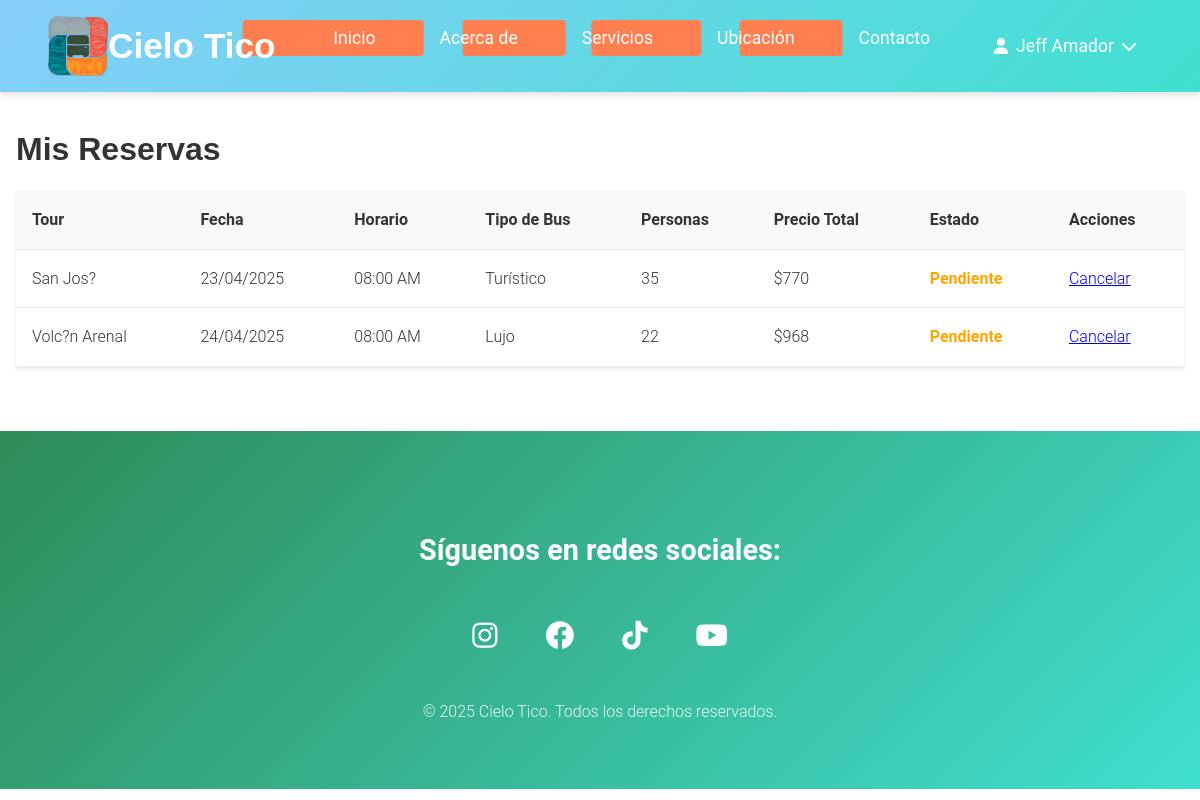
Page /html/mis_reservas.php (signed in) on the earlier database version.
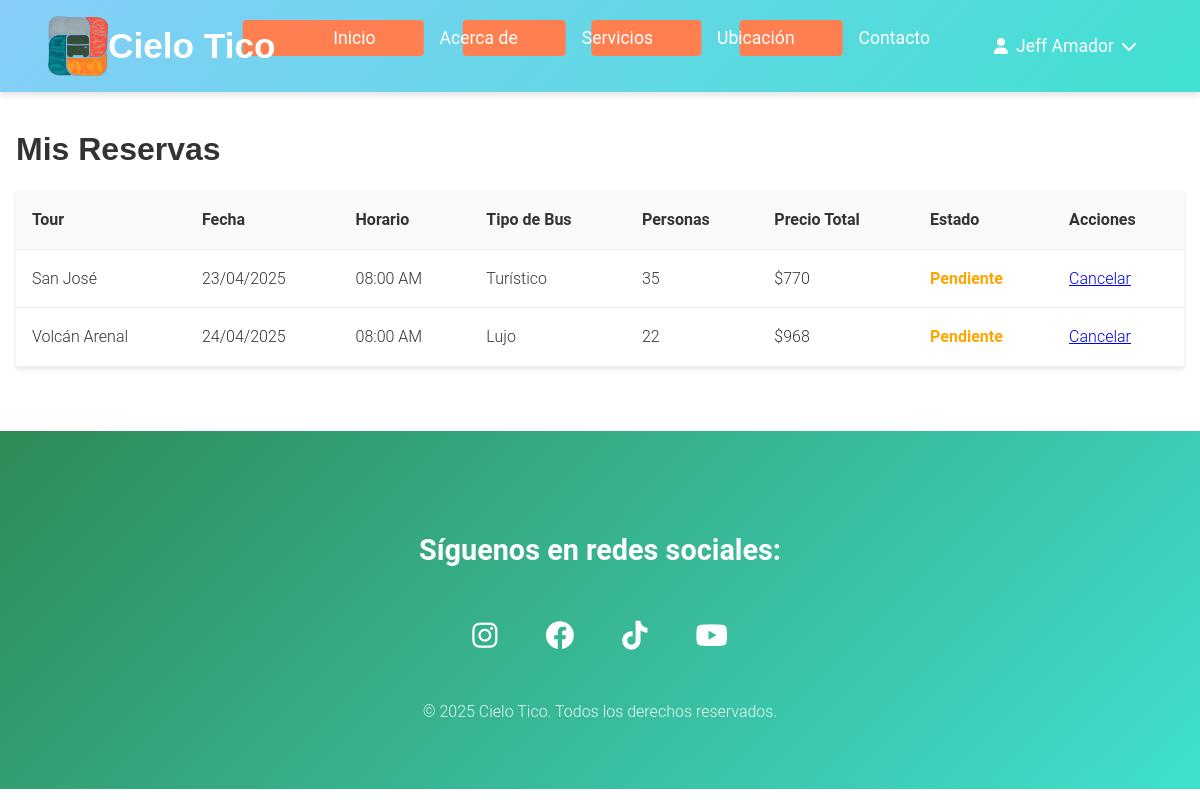
Same page on the later database version.
### tables this page shows
CREATE TABLE `reservaciones` (
  `id` int(11) NOT NULL AUTO_INCREMENT,
  `usuario_id` int(11) DEFAULT NULL,
  `tour_id` int(11) DEFAULT NULL,
  `fecha_reserva` date NOT NULL,
  `horario` time DEFAULT NULL,
  `numero_personas` int(11) NOT NULL,
  `estado` enum('pendiente','confirmada','cancelada') DEFAULT 'pendiente',
  `tipo_bus_id` int(11) DEFAULT NULL,
  `precio_total` decimal(10,2) NOT NULL,
  `fecha_creacion` timestamp NOT NULL DEFAULT current_timestamp(),
  PRIMARY KEY (`id`),
  KEY `usuario_id` (`usuario_id`),
  KEY `tour_id` (`tour_id`),
  KEY `tipo_bus_id` (`tipo_bus_id`),
  CONSTRAINT `reservaciones_ibfk_1` FOREIGN KEY (`usuario_id`) REFERENCES `usuarios` (`id`),
  CONSTRAINT `reservaciones_ibfk_2` FOREIGN KEY (`tour_id`) REFERENCES `tours` (`id`),
  CONSTRAINT `reservaciones_ibfk_3` FOREIGN KEY (`tipo_bus_id`) REFERENCES `tipos_bus` (`id`)
);

CREATE TABLE `tours` (
  `id` int(11) NOT NULL AUTO_INCREMENT,
  `nombre` varchar(255) DEFAULT NULL,
  `descripcion` text DEFAULT NULL,
  `precio` decimal(10,2) NOT NULL,
  `precio_turistico` decimal(10,2) NOT NULL,
  `precio_ejecutivo` decimal(10,2) NOT NULL,
  `precio_lujo` decimal(10,2) NOT NULL,
  `duracion` varchar(50) DEFAULT NULL,
  `max_personas` int(11) DEFAULT NULL,
  `imagen_url` varchar(255) DEFAULT NULL,
  `imagen` varchar(255) DEFAULT NULL,
  `categoria` varchar(50) DEFAULT NULL,
  `incluye` text DEFAULT NULL,
  `no_incluye` text DEFAULT NULL,
  `estado` enum('activo','inactivo') DEFAULT 'activo',
  `activo` tinyint(1) DEFAULT 1,
  `fecha_creacion` timestamp NOT NULL DEFAULT current_timestamp(),
  PRIMARY KEY (`id`)
);

CREATE TABLE `tipos_bus` (
  `id` int(11) NOT NULL AUTO_INCREMENT,
  `nombre` varchar(50) NOT NULL,
  `descripcion` text DEFAULT NULL,
  `capacidad_pasajeros` int(11) NOT NULL,
  `caracteristicas` text DEFAULT NULL,
  `created_at` timestamp NOT NULL DEFAULT current_timestamp(),
  PRIMARY KEY (`id`)
);

### html/mis_reservas.php (the view, shortened to what this page needs)
<?php
require_once '../config/database.php';
try {
    $stmt = $conn->prepare("
        SELECT
            r.*,
            t.nombre as nombre_tour,
            tb.nombre as nombre_bus,
            tb.capacidad_pasajeros
        FROM reservaciones r
        JOIN tours t ON r.tour_id = t.id
        JOIN tipos_bus tb ON r.tipo_bus_id = tb.id
        WHERE r.usuario_id = ?
        ORDER BY r.fecha_creacion DESC
    ");
    $stmt->execute([$_SESSION['user_id']]);
    $reservas = $stmt->fetchAll(PDO::FETCH_ASSOC);
} catch (PDOException $e) {
    error_log("Error al obtener reservas: " . $e->getMessage());
    error_log("Stack trace: " . $e->getTraceAsString());
    $_SESSION['error'] = 'Error al cargar las reservas.';
    $reservas = [];
}
?>
<!DOCTYPE html>
<html lang="es">
<head>
    <link rel="stylesheet" href="../css/estilos.css">
</head>
<body>
    <?php include '../templates/header.php'; ?>
    <div class="reservas-container">
        <h1>Mis Reservas</h1>
        <?php if (empty($reservas)): ?>
            <div class="no-reservas">
                <h2>No tienes reservas activas</h2>
                <p>¡Explora nuestros tours y haz tu primera reserva!</p>
                <a href="tours.php" class="btn-primary">Ver Tours Disponibles</a>
            </div>
        <?php else: ?>
            <table class="reservas-table">
                <thead>
                    <tr>
                        <th>Tour</th>
                        <th>Fecha</th>
                        <th>Horario</th>
                        <th>Tipo de Bus</th>
                        <th>Personas</th>
                        <th>Precio Total</th>
                        <th>Estado</th>
                        <th>Acciones</th>
                    </tr>
                </thead>
                <tbody>
                    <?php foreach ($reservas as $reserva): ?>
                        <tr>
                            <td><?php echo htmlspecialchars($reserva['nombre_tour']); ?></td>
                            <td><?php echo date('d/m/Y', strtotime($reserva['fecha_reserva'])); ?></td>
                            <td><?php echo date('h:i A', strtotime($reserva['horario'])); ?></td>
                            <td><?php echo htmlspecialchars($reserva['nombre_bus']); ?></td>
                            <td><?php echo $reserva['numero_personas']; ?></td>
                            <td>$<?php echo number_format($reserva['precio_total'], 0); ?></td>
                            <td>
                                <span class="estado-<?php echo strtolower($reserva['estado']); ?>">
                                    <?php echo ucfirst($reserva['estado']); ?>
                                </span>
                            </td>
                            <td>
                                <?php if ($reserva['estado'] === 'pendiente'): ?>
                                    <a href="cancelar_reserva.php?id=<?php echo $reserva['id']; ?>"
                                       class="btn-danger"
                                       onclick="return confirm('¿Estás seguro de que deseas cancelar esta reserva?')">
                                        Cancelar
                                    </a>
                                <?php endif; ?>
                            </td>
                        </tr>
                    <?php endforeach; ?>
                </tbody>
            </table>
        <?php endif; ?>
    </div>
    <?php include '../templates/footer.php'; ?>
</body>
</html>

### templates/header.php (shortened to what this page needs)
<!DOCTYPE html>
<html lang="es">
<head>
    <link rel="stylesheet" href="/cielotico/css/estilos.css">
    <link rel="stylesheet" href="https://cdnjs.cloudflare.com/ajax/libs/font-awesome/6.0.0/css/all.min.css">
</head>
<body>
    <header>
        <div class="header-content">
            <div class="logo-container">
                <a href="/cielotico/html/index.php">
                    <img src="/cielotico/img/logo.png" alt="Cielo Tico Logo" class="logo">
                    <h1>Cielo Tico</h1>
                </a>
            </div>
            <nav>
                <ul class="nav-menu">
                    <li><a href="/cielotico/html/index.php">Inicio</a></li>
                    <li><a href="/cielotico/html/acerca.php">Acerca de</a></li>
                    <li><a href="/cielotico/html/servicios.php">Servicios</a></li>
                    <li><a href="/cielotico/html/ubicacion.php">Ubicación</a></li>
                    <li><a href="/cielotico/html/contacto.php">Contacto</a></li>
                    <?php if (isset($_SESSION['user_id'])): ?>
                        <li class="user-menu">
                            <a href="#" class="user-toggle">
                                <i class="fas fa-user"></i>
                                <?php echo htmlspecialchars($_SESSION['nombre']); ?>
                                <i class="fas fa-chevron-down"></i>
                            </a>
                        </li>
                    <?php else: ?>
                        <li><a href="/cielotico/html/login.php" class="btn-login">Iniciar Sesión</a></li>
                        <li><a href="/cielotico/html/registro.php" class="btn-register">Registro</a></li>
                    <?php endif; ?>
                </ul>
            </nav>
        </div>
    </header>
    <main>

### templates/footer.php (shortened to what this page needs)
    </main>
    <footer>
        <div class="footer-content">
            <div class="redes-sociales">
                <h3>Síguenos en redes sociales:</h3>
                <ul>
                    <li><a href="https://instagram.com/cieloticotours" aria-label="Síguenos en Instagram"><i class="fab fa-instagram"></i></a></li>
                    <li><a href="https://facebook.com/cieloticocr" aria-label="Síguenos en Facebook"><i class="fab fa-facebook"></i></a></li>
                    <li><a href="https://tiktok.com/@vivecielotico" aria-label="Síguenos en TikTok"><i class="fab fa-tiktok"></i></a></li>
                    <li><a href="https://youtube.com/CieloTicoAventuras" aria-label="Síguenos en YouTube"><i class="fab fa-youtube"></i></a></li>
                </ul>
                <p>&copy; <?php echo date('Y'); ?> Cielo Tico. Todos los derechos reservados.</p>
            </div>
        </div>
    </footer>
</body>
</html>

### css/estilos.css (style rules this page uses)
:root { --color-cielo: #87CEFA; --color-turquesa: #40E0D0; --color-verde: #2E8B57; --color-arena: #F4E2D8; --color-coral: #FF7F50; --color-text: #333; --color-light: #fff; --color-primary: var(--color-turquesa); --color-primary-dark: #36c0b0; --color-secondary: var(--color-cielo); --color-white: var(--color-light); --font-heading: 'Montserrat', sans-serif; --font-body: 'Roboto', sans-serif; --shadow-sm: 0 2px 4px rgba(0,0,0,0.05); --shadow-md: 0 4px 6px rgba(0,0,0,0.1); --shadow-lg: 0 10px 15px rgba(0,0,0,0.1); --gradient-primary: linear-gradient(135deg, var(--color-cielo), var(--color-turquesa)); --gradient-secondary: linear-gradient(135deg, var(--color-verde), var(--color-turquesa)); --primary-color: #FF7F50; --secondary-color: #FF6B3D; --background-color: #f5f5f5; --color-success: #28a745; --color-error: #dc3545; --color-warning: #ffc107; --color-info: #17a2b8; --slider-height: 600px; }
* { margin: 0; padding: 0; box-sizing: border-box; font-family: var(--font-body); }
body { line-height: 1.6; color: var(--color-text); background-color: var(--color-light); font-weight: 300; }
h1, h2 { font-family: var(--font-heading); font-weight: 700; }
h3, h4, h5, h6 { font-family: var(--font-body); font-weight: 600; }
.nav-menu a { font-weight: 400; }
header { background: var(--gradient-primary); padding: 1rem 2rem; position: sticky; top: 0; z-index: 1000; box-shadow: var(--shadow-md); }
.header-content { max-width: 1400px; margin: 0 auto; padding: 0 1rem; display: flex; justify-content: space-between; align-items: center; }
.logo-container { display: flex; align-items: center; }
.logo-container a { display: flex; align-items: center; text-decoration: none; color: var(--color-light); }
.logo { width: 60px; height: 60px; object-fit: contain; }
header h1 { color: var(--color-light); margin: 0; font-size: 2.2rem; font-weight: 700; }
nav { display: flex; align-items: center; gap: 2rem; margin-left: auto; }
.nav-menu { display: flex; gap: 2rem; margin: 0; padding: 0; list-style: none; }
.nav-menu a, header .btn-login, header .btn-register { color: var(--color-light); text-decoration: none; font-size: 1.1rem; padding: 0.5rem 1rem; border-radius: 4px; transition: all 0.3s ease; position: relative; overflow: hidden; border: none; background: transparent; font-family: var(--font-body); font-weight: 400; cursor: pointer; }
.nav-menu a::before, header .btn-login::before, header .btn-register::before { content: ''; position: absolute; top: 0; left: 0; width: 100%; height: 100%; background: var(--color-coral); transform: translateX(-100%); transition: transform 0.3s ease; z-index: -1; border-radius: 4px; }
footer { background: var(--gradient-secondary); color: var(--color-light); padding: 4rem 2rem; margin-top: 4rem; position: relative; }
.footer-content { max-width: 1400px; margin: 0 auto; text-align: center; }
.redes-sociales { margin-top: 2rem; }
.redes-sociales h3 { margin-bottom: 1rem; color: var(--color-light); font-size: 1.8rem; font-weight: 600; }
.redes-sociales ul { display: flex; justify-content: center; gap: 2rem; list-style: none; margin: 2rem 0; padding: 0; }
.redes-sociales a { color: var(--color-light); font-size: 1.8rem; transition: all 0.3s ease; display: inline-block; padding: 0.5rem; }
.footer-content p { text-align: center; margin-top: 2rem; color: var(--color-light); opacity: 0.9; font-size: 1rem; }
.user-menu { position: relative; }
.user-toggle { display: flex; align-items: center; gap: 0.5rem; padding: 0.5rem 1rem; color: #333; text-decoration: none; cursor: pointer; }
.user-toggle i { font-size: 1rem; }

### html/mis_reservas.php (style rules this page uses)
.reservas-container { max-width: 1200px; margin: 2rem auto; padding: 0 1rem; }
.reservas-table { width: 100%; border-collapse: collapse; margin-top: 1rem; background: white; box-shadow: 0 2px 4px rgba(0,0,0,0.1); }
.reservas-table th, .reservas-table td { padding: 1rem; text-align: left; border-bottom: 1px solid #eee; }
.reservas-table th { background-color: #f8f9fa; font-weight: 600; }
.estado-pendiente { color: #ffa500; font-weight: bold; }

Differences in the rows shown:
changed through a linked row, reservaciones "Turístico": tour.nombre "San Jos?" → "San José"
changed through a linked row, reservaciones "Lujo": tour.nombre "Volc?n Arenal" → "Volcán Arenal"
